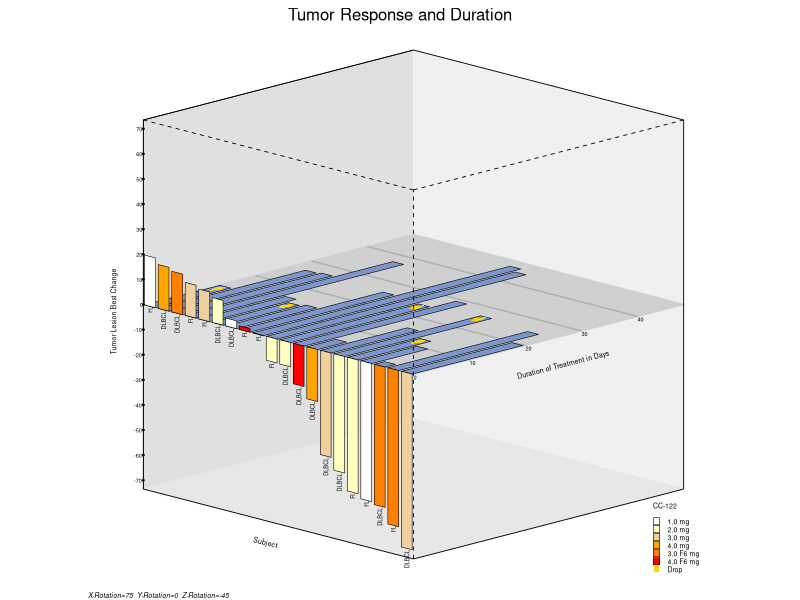
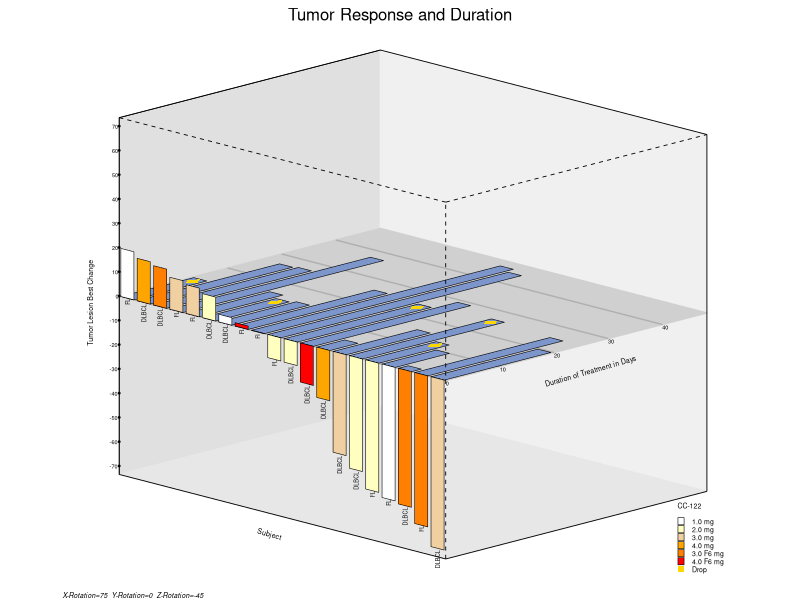
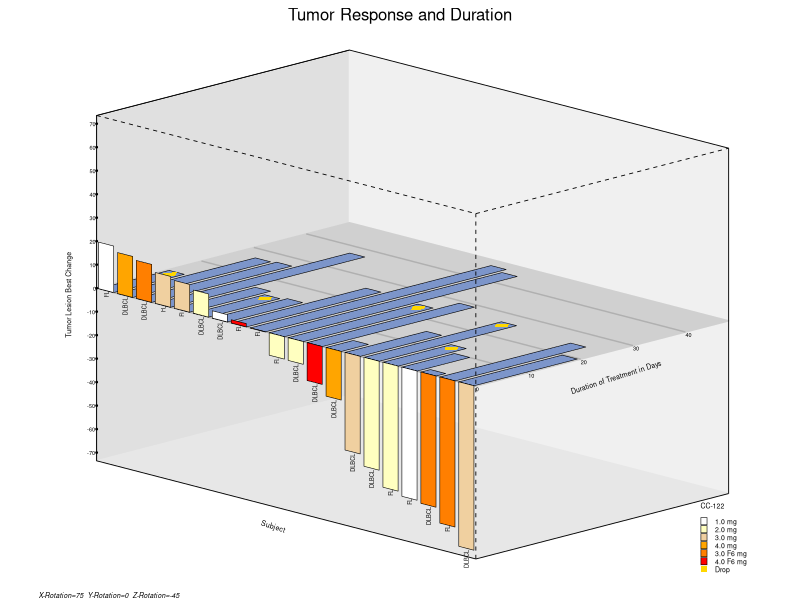

R code for these plots, in order:
# P098 - 3D Waterfall graph (SGF 2019, Matange) translated from SAS to R
suppressPackageStartupMessages({
  library(dplyr)
  library(ggplot2)
})

out <- Sys.getenv("OUT_DIR")
if (out == "") out <- "."
dir.create(out, showWarnings = FALSE, recursive = TRUE)

# ---------------- helpers ----------------
round_half_up <- function(x, digits = 0) {
  p <- 10^digits
  sign(x) * floor(abs(x) * p + 0.5 + 1e-9) / p
}

# emulate CALL SYMPUT of a numeric (BEST12. conversion) followed by re-reading as number
best12 <- function(v) {
  if (is.na(v)) return(NA_real_)
  if (v == round(v) && abs(v) < 1e11) return(v)
  neg <- as.integer(v < 0)
  ip <- nchar(format(floor(abs(v)), scientific = FALSE))
  dec <- 12 - neg - ip - 1
  if (dec < 0) dec <- 0
  as.numeric(sprintf(paste0("%.", dec, "f"), round_half_up(v, dec)))
}

# SAS RANUNI: multiplicative congruential generator, one stream per data step
ran_seed <- 3
ranuni <- function() {
  ran_seed <<- (16807 * ran_seed) %% 2147483647
  ran_seed / 2147483647
}

# ---------------- format res. ----------------
res_fmt <- c("0" = "1.0 mg", "1" = "2.0 mg", "2" = "3.0 mg",
             "3" = "4.0 mg", "4" = "3.0 F6 mg", "5" = "4.0 F6 mg")

# ---------------- data tumor ----------------
n <- 20
tumor <- data.frame(i = integer(n), Response = numeric(n), Duration = numeric(n),
                    Dropped = numeric(n), Drug = numeric(n), Code = character(n),
                    codeloc = numeric(n), baseline = numeric(n), stringsAsFactors = FALSE)
for (k in 1:n) {
  Response <- 100 * (ranuni() - 0.7)
  Duration <- 50 * ranuni()
  Dropped <- NA_real_
  if (ranuni() > 0.8) Dropped <- Duration - 5
  Drug <- floor(6 * ranuni())
  Code <- if (ranuni() > 0.7) "FL" else "DLBCL"
  codeloc <- ifelse(Response > 0, 0, Response)
  baseline <- 20 + 180 * ranuni()
  tumor[k, ] <- list(k, Response, Duration, Dropped, Drug, Code, codeloc, baseline)
}
tumor <- tumor[order(-tumor$Response), ]
rownames(tumor) <- NULL
write.csv(tumor, file.path(out, "tumor.csv"), row.names = FALSE, na = "")

# ---------------- attribute map ----------------
wall_cols <- c(Center = "#d0d0d0", Back = "#e0e0e0", Right = "#f0f0f0", Bottom = "#e7e7e7")
resp_cols <- c("1.0 mg" = "white", "2.0 mg" = "#ffffc0", "3.0 mg" = "#f0d0a0",
               "4.0 mg" = "orange", "3.0 F6 mg" = "#ff7f00", "4.0 F6 mg" = "red")

# ---------------- macro ----------------
waterfall_3d <- function(data, xFac = 1, Tilt = 65, Rotate = -55, imagename,
                         Lblx = "X", Lbly = "Y", Lblz = "Z", Title = "") {
  if (xFac > 4) xFac <- 4
  if (xFac < 0.5) xFac <- 0.5
  A <- Tilt; if (Tilt > 80) A <- 80; if (Tilt < 60) A <- 60
  B <- 0
  C <- Rotate; if (Rotate > -15) C <- -15; if (Rotate < -75) C <- -75

  # ---- Wall_Axes ----
  dx <- xFac
  wa <- data.frame(
    id = c("X1-Axis","X3-Axis","X4-Axis","Y2-Axis","Y3-Axis","Y4-Axis","Z1-Axis","Z2-Axis","Z4-Axis"),
    wgroup = c("D","L","D","D","D","L","D","L","D"),
    xw  = c(-dx,-dx,-dx,-dx, dx, dx,-dx, dx, dx),
    yw  = c(-1,-1, 1,-1,-1,-1,-1,-1, 1),
    zw  = c(-1, 1, 1, 1,-1, 1,-1,-1,-1),
    xw2 = c( dx, dx, dx,-dx, dx, dx,-dx, dx, dx),
    yw2 = c(-1,-1, 1, 1, 1, 1,-1,-1, 1),
    zw2 = c(-1, 1, 1, 1,-1, 1, 1, 1, 1),
    xl  = c(0, NA, NA, NA, dx + 0.1, NA, -dx, NA, NA),
    yl  = c(-1, NA, NA, NA, 0, NA, -1.2, NA, NA),
    zl  = c(-1.1, NA, NA, NA, -0.1, NA, 0, NA, NA),
    label = c(1, NA, NA, NA, 2, NA, 3, NA, NA),
    stringsAsFactors = FALSE)
  walls <- data.frame(
    id = rep(c("Back","Right","Bottom","Center"), each = 4), wgroup = "D",
    xw = c(-dx,-dx,-dx,-dx, -dx,dx,dx,-dx, -dx,dx,dx,-dx, -dx,dx,dx,-dx),
    yw = c(-1,1,1,-1, 1,1,1,1, -1,-1,1,1, -1,-1,1,1),
    zw = c(-1,-1,1,1, -1,-1,1,1, -1,-1,-1,-1, 0,0,0,0),
    xw2 = NA_real_, yw2 = NA_real_, zw2 = NA_real_, xl = NA_real_, yl = NA_real_,
    zl = NA_real_, label = NA_real_, stringsAsFactors = FALSE)
  Wall_Axes <- rbind(wa, walls)

  # ---- view matrix ----
  fac <- pi / 180
  Ar <- A * fac; Br <- B * fac; Cr <- C * fac
  r <- 1; t <- 1; f <- 1; nn <- -1
  m <- matrix(c(1/r,0,0,0, 0,1/t,0,0, 0,0,-2/(f-nn),-(f+nn)/(f-nn), 0,0,0,1), 4, 4, byrow = TRUE)
  rx <- matrix(c(1,0,0,0, 0,cos(Ar),-sin(Ar),0, 0,sin(Ar),cos(Ar),0, 0,0,0,1), 4, 4, byrow = TRUE)
  ry <- matrix(c(cos(Br),0,sin(Br),0, 0,1,0,0, -sin(Br),0,cos(Br),0, 0,0,0,1), 4, 4, byrow = TRUE)
  rz <- matrix(c(cos(Cr),-sin(Cr),0,0, sin(Cr),cos(Cr),0,0, 0,0,1,0, 0,0,0,1), 4, 4, byrow = TRUE)
  u <- rz %*% m; v <- ry %*% u; w <- rx %*% v
  proj <- function(x, y, z) w %*% rbind(x, y, z, 1)

  # ---- projected_walls ----
  pw <- Wall_Axes
  pw$lbx <- ifelse(!is.na(pw$label) & pw$label == 1, Lblx, NA)
  pw$lby <- ifelse(!is.na(pw$label) & pw$label == 2, Lbly, NA)
  pw$lbz <- ifelse(!is.na(pw$label) & pw$label == 3, Lblz, NA)
  P <- proj(pw$xw, pw$yw, pw$zw);   pw$xw <- P[1,]; pw$yw <- P[2,]; pw$zw <- P[3,]
  P <- proj(pw$xw2, pw$yw2, pw$zw2); pw$xw2 <- P[1,]; pw$yw2 <- P[2,]; pw$zw2 <- P[3,]
  P <- proj(pw$xl, pw$yl, pw$zl);   pw$xl <- P[1,]; pw$yl <- P[2,]; pw$zl <- P[3,]
  projected_walls <- pw

  # ---- axis label rotation ----
  sfac <- sqrt(xFac)
  rot_of <- function(row) {
    ddx <- row$xw2 - row$xw
    if (abs(ddx) > 0.001) sfac * 180 * atan((row$yw2 - row$yw) / ddx) / 3.1415 else 90
  }
  xaxisRot <- best12(rot_of(pw[pw$id == "X1-Axis", ]))
  yaxisRot <- best12(rot_of(pw[pw$id == "Y3-Axis", ]))

  # ---- min / max ----
  DurMin <- best12(min(1e6, data$Duration, na.rm = TRUE))
  DurMax <- best12(max(-1e6, data$Duration, na.rm = TRUE))
  ResMin <- best12(min(1e6, data$Response, na.rm = TRUE))
  ResMax <- best12(max(-1e6, data$Response, na.rm = TRUE))

  # ---- polygons ----
  N <- 2000
  pg <- data.frame(Drug = rep(NA_real_, N), pid = NA_real_, type = NA_character_,
                   x = NA_real_, y = NA_real_, z = NA_real_, Code = NA_character_,
                   Lid = NA_real_, yTickVal = NA_real_, zTickVal = NA_real_,
                   stringsAsFactors = FALSE)
  k <- 0
  emit <- function(Drug, pid, type, x, y, z, Code, Lid = NA, yTickVal = NA, zTickVal = NA) {
    k <<- k + 1
    pg[k, ] <<- list(Drug, pid, type, x, y, z, Code, Lid, yTickVal, zTickVal)
  }
  pid <- 0
  nr <- nrow(data)
  aResMax <- 1.05 * max(abs(ResMax), abs(ResMin))
  aDurMax <- 1.05 * max(abs(DurMax), abs(DurMin))
  for (ii in 1:nr) {
    i <- ii - 1
    Dur <- data$Duration[ii]; Res <- data$Response[ii]
    Drug <- data$Drug[ii]; Code <- data$Code[ii]; Drp <- data$Dropped[ii]
    # Duration bars
    pid <- pid + 1; z <- 0
    x1 <- dx * (i - 0.5 - 0.4); x2 <- dx * (i - 0.5 + 0.4)
    emit(Drug, pid, "Duration", x1, 0, z, Code)
    emit(Drug, pid, "Duration", x1, Dur, z, Code)
    emit(Drug, pid, "Duration", x2, Dur, z, Code)
    emit(Drug, pid, "Duration", x2, 0, z, Code)
    # Response bars
    pid <- pid + 1; y <- 0
    emit(Drug, pid, "Response", x1, y, 0, Code)
    emit(Drug, pid, "Response", x1, y, Res, Code)
    emit(Drug, pid, "Response", x2, y, Res, Code)
    emit(Drug, pid, "Response", x2, y, 0, Code)
    # Dropped diamonds
    if (!is.na(Drp) && Drp != 0) {
      pid <- pid + 1
      emit(Drug, pid, "Dropped", dx * (i - 0.5 - 0.3), Dur - 0.03 * DurMax, 0, Code)
      emit(Drug, pid, "Dropped", dx * (i - 0.5),       Dur,                  0, Code)
      emit(Drug, pid, "Dropped", dx * (i - 0.5 + 0.3), Dur - 0.03 * DurMax, 0, Code)
      emit(Drug, pid, "Dropped", dx * (i - 0.5),       Dur - 0.06 * DurMax, 0, Code)
    }
    xMax <- dx * i
    # Code location
    emit(Drug, pid, "Code", dx * (i - 0.5), 0, ifelse(Res < 0, Res, 0), Code)

    if (ii == nr) {
      Code <- NA_character_
      pid <- pid + 1
      emit(Drug, pid, "Response", -dx, 0, -aResMax, Code)
      emit(Drug, pid, "Response", -dx, 0,  aResMax, Code)
      pid <- pid + 1
      emit(Drug, pid, "Duration", -dx, 0,       aResMax, Code)
      emit(Drug, pid, "Duration", -dx, aDurMax, aResMax, Code)
      # Y grid
      pid <- NA; Lid <- 1; yy <- 0
      while (yy <= aDurMax) {
        emit(Drug, pid, "Y-Axis", -dx, yy, 0, Code, Lid)
        emit(Drug, pid, "Y-Axis", xMax, yy, 0, Code, Lid)
        Lid <- Lid + 1
        yy <- yy + 10
      }
      # Y tick values
      yy <- 0
      while (yy <= aDurMax) {
        emit(Drug, pid, "Y-Values", xMax, yy, 0, Code, NA, yy)
        yy <- yy + 10
      }
      # Z tick values
      zz <- -10
      while (zz >= -aResMax) {
        emit(Drug, pid, "Z-Values", -dx, 0, zz, Code, NA, NA, zz)
        zz <- zz - 10
      }
      zz <- 0
      while (zz <= aResMax) {
        emit(Drug, pid, "Z-Values", -dx, 0, zz, Code, NA, NA, zz)
        zz <- zz + 10
      }
    }
  }
  polygons <- pg[seq_len(k), ]

  # ---- ranges ----
  xmin <- best12(min(1e10, polygons$x, na.rm = TRUE)); xmax <- best12(max(-1e10, polygons$x, na.rm = TRUE))
  ymin <- best12(min(1e10, polygons$y, na.rm = TRUE)); ymax <- best12(max(-1e10, polygons$y, na.rm = TRUE))
  zmin <- best12(min(1e10, polygons$z, na.rm = TRUE)); zmax <- best12(max(-1e10, polygons$z, na.rm = TRUE))

  # ---- normalized ----
  nm <- polygons
  nm$x <- 2 * xFac * (nm$x - xmin) / (xmax - xmin) - xFac
  nm$y <- 2 * (nm$y - ymin) / (ymax - ymin) - 1
  nm$z <- 2 * (nm$z - zmin) / (zmax - zmin) - 1

  # ---- projected_data ----
  P <- proj(nm$x, nm$y, nm$z)
  pd <- nm[, c("Drug", "pid", "type", "Code", "Lid", "yTickVal", "zTickVal")]
  sel <- function(tp, row) ifelse(nm$type == tp, P[row, ], NA_real_)
  pd$xd <- sel("Duration", 1); pd$yd <- sel("Duration", 2); pd$zd <- sel("Duration", 3)
  pd$xr <- sel("Response", 1); pd$yr <- sel("Response", 2); pd$zr <- sel("Response", 3)
  pd$xc <- sel("Dropped", 1);  pd$yc <- sel("Dropped", 2);  pd$zc <- sel("Dropped", 3)
  pd$xcode <- sel("Code", 1);  pd$ycode <- sel("Code", 2);  pd$zcode <- sel("Code", 3)
  pd$xAy <- sel("Y-Axis", 1);  pd$yAy <- sel("Y-Axis", 2);  pd$zAy <- sel("Y-Axis", 3)
  pd$xYv <- sel("Y-Values", 1); pd$yYv <- sel("Y-Values", 2)
  pd$xZv <- sel("Z-Values", 1); pd$yZv <- sel("Z-Values", 2)
  projected_data <- pd

  # ---- combined (one-to-one merge) ----
  nc <- max(nrow(projected_walls), nrow(projected_data))
  padto <- function(df, n) { if (nrow(df) < n) df[(nrow(df) + 1):n, ] <- NA; rownames(df) <- NULL; df }
  combined <- cbind(padto(projected_walls, nc), padto(projected_data, nc))
  combined$DrugF <- factor(res_fmt[as.character(combined$Drug)], levels = c(names(resp_cols), "Drop"))

  write.csv(combined[, setdiff(names(combined), "DrugF")],
            file.path(out, paste0(tolower(imagename), ".csv")), row.names = FALSE, na = "")

  # ---- plot ----
  pt <- function(s) s / ggplot2::.pt
  g <- ggplot()
  for (wn in c("Back", "Right", "Bottom", "Center")) {
    g <- g + geom_polygon(data = combined[!is.na(combined$id) & combined$id == wn, ],
                          aes(x = xw, y = yw), fill = wall_cols[wn], colour = wall_cols[wn])
  }
  grid <- combined[!is.na(combined$xAy), ]
  g <- g + geom_path(data = grid, aes(x = xAy, y = yAy, group = Lid), colour = "#b0b0b0")
  durd <- combined[!is.na(combined$xd), ]
  g <- g + geom_polygon(data = durd, aes(x = xd, y = yd, group = pid),
                        fill = "#7C95CA", colour = "black", linewidth = 0.2)
  dropd <- combined[!is.na(combined$xc), ]
  if (nrow(dropd) > 0) {
    dropd$fillv <- factor("Drop", levels = levels(combined$DrugF))
    g <- g + geom_polygon(data = dropd, aes(x = xc, y = yc, group = pid, fill = fillv), colour = NA)
  }
  respd <- combined[!is.na(combined$xr), ]
  g <- g + geom_polygon(data = respd, aes(x = xr, y = yr, group = pid, fill = DrugF),
                        colour = "black", linewidth = 0.2)
  vec <- combined[!is.na(combined$xw2), ]
  g <- g + geom_segment(data = vec, aes(x = xw, y = yw, xend = xw2, yend = yw2, linetype = wgroup),
                        colour = "black", linewidth = 0.3, show.legend = FALSE) +
    scale_linetype_manual(values = c(D = "solid", L = "dashed"))
  lx <- combined[!is.na(combined$lbx), ]
  ly <- combined[!is.na(combined$lby), ]
  lz <- combined[!is.na(combined$lbz), ]
  g <- g +
    geom_text(data = lx, aes(x = xl, y = yl, label = lbx), angle = xaxisRot, hjust = 1, vjust = 1, size = pt(5)) +
    geom_text(data = ly, aes(x = xl, y = yl, label = lby), angle = yaxisRot, hjust = 0.5, vjust = 1, size = pt(5)) +
    geom_text(data = lz, aes(x = xl, y = yl, label = lbz), angle = 90, hjust = 0.5, vjust = 0, size = pt(5))
  yv <- combined[!is.na(combined$xYv), ]
  zv <- combined[!is.na(combined$xZv), ]
  g <- g +
    geom_text(data = yv, aes(x = xYv, y = yYv, label = format(yTickVal, trim = TRUE)),
              hjust = 0, vjust = 1, size = pt(4)) +
    geom_text(data = zv, aes(x = xZv, y = yZv, label = format(zTickVal, trim = TRUE)),
              hjust = 1.2, vjust = 0.5, size = pt(4)) +
    geom_point(data = zv, aes(x = xZv, y = yZv), size = 0.3)
  cd <- combined[!is.na(combined$xcode), ]
  g <- g + geom_text(data = cd, aes(x = xcode, y = ycode, label = ifelse(is.na(Code), "", Code)),
                     angle = 90, hjust = 1.1, vjust = 0.5, size = pt(4))
  g <- g + scale_fill_manual(name = "CC-122", values = c(resp_cols, Drop = "gold"),
                             breaks = c(names(resp_cols), "Drop"), drop = FALSE) +
    coord_fixed() +
    labs(title = Title, caption = paste0("X-Rotation=", A, "  Y-Rotation=", B, "  Z-Rotation=", C)) +
    theme_void() +
    theme(plot.title = element_text(size = 12, hjust = 0.5),
          plot.caption = element_text(size = 5, hjust = 0, face = "italic"),
          legend.title = element_text(size = 5), legend.text = element_text(size = 5),
          legend.key.size = unit(5, "pt"),
          legend.background = element_rect(fill = "white", colour = NA),
          plot.background = element_rect(fill = "white", colour = NA))
  if (packageVersion("ggplot2") >= "3.5.0") {
    g <- g + theme(legend.position = "inside", legend.position.inside = c(0.98, 0.02),
                   legend.justification = c(1, 0))
  } else {
    g <- g + theme(legend.position = c(0.98, 0.02), legend.justification = c(1, 0))
  }
  ggsave(file.path(out, paste0(tolower(imagename), ".png")), g, width = 4, height = 4, dpi = 300)
  message("Wrote ", imagename)
  invisible(combined)
}

for (xf in c(1.0, 1.25, 1.5)) {
  nm <- sprintf("Waterfall_Xf_%d", as.integer(round_half_up(xf * 100)))
  waterfall_3d(tumor, xFac = xf, Tilt = 75, Rotate = -45, imagename = nm,
               Lblx = "Subject", Lbly = "Duration of Treatment in Days",
               Lblz = "Tumor Lesion Best Change", Title = "Tumor Response and Duration")
}
message("Done.")
